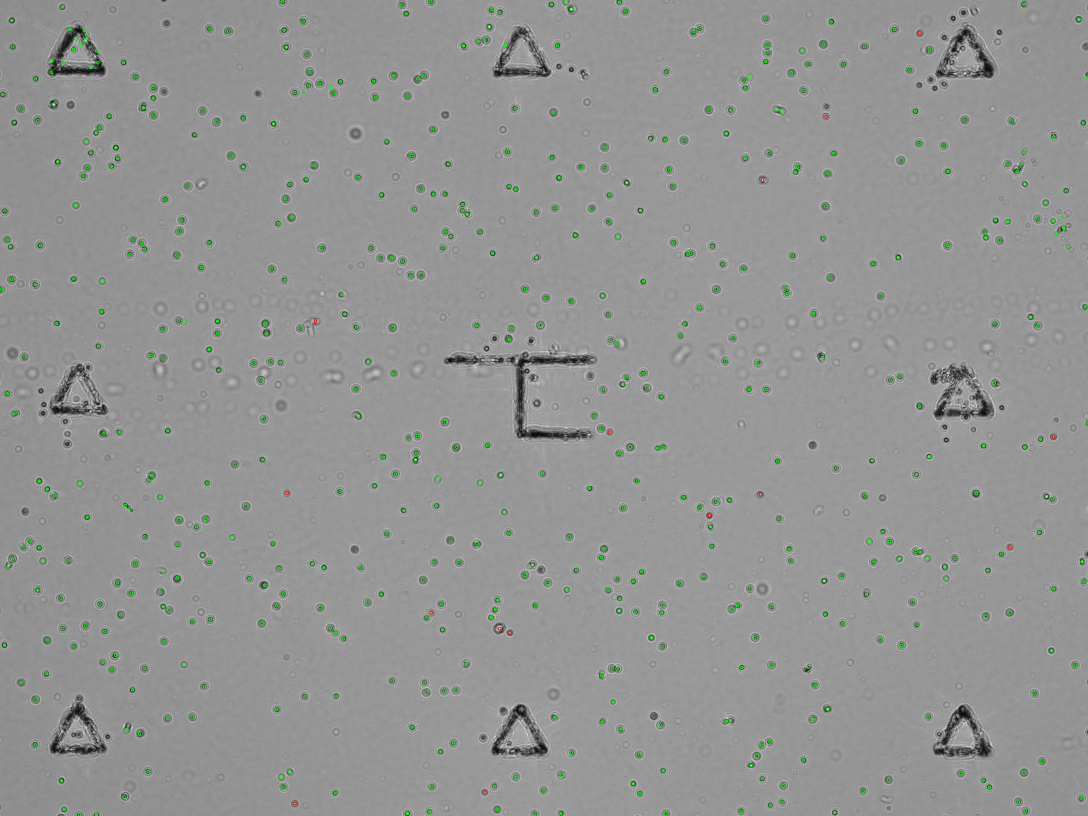
#> input picture ObjectDetection/data/k2-2_result.jpg, 3264 x 2448 px, found by its file name (shown at 1/3 size)
$ python Hue.py
#> lines starting #> are read from the running program, lines starting #| are printed output that depends on the picture
import cv2
import numpy as np

downsample = 0.4

img = cv2.imread('ObjectDetection/data/k2-2_result.jpg')
#> img is the input picture: shape (2448, 3264, 3); mean B, G, R 147.6, 148.9, 147.7
img = cv2.resize(img, (0, 0), fx=downsample, fy=downsample)
#> img: shape (979, 1306, 3)
img - cv2.cvtColor(img, cv2.COLOR_BGR2HSV)

# bgrLower = np.array([0, 128, 0])
# bgrUpper = np.array([80, 255, 255])

def trackbar(pos):
    l1 = cv2.getTrackbarPos('l_1', 'dst')
    l2 = cv2.getTrackbarPos('l_2', 'dst')
    l3 = cv2.getTrackbarPos('l_3', 'dst')
    u1 = cv2.getTrackbarPos('u_1', 'dst')
    u2 = cv2.getTrackbarPos('u_2', 'dst')
    u3 = cv2.getTrackbarPos('u_3', 'dst')

    img_mask = cv2.inRange(img, (l1, l2, l3), (u1, u2, u3))
    result = cv2.bitwise_and(img, img, mask=img_mask)
    cv2.imshow('dst', result)


cv2.imshow('src1', img)
cv2.namedWindow('dst')

cv2.createTrackbar('l_1', 'dst', 0, 255, trackbar)
#> slider 'l_1' is set to 51
cv2.createTrackbar('l_2', 'dst', 0, 255, trackbar)
#> slider 'l_2' is set to 51
cv2.createTrackbar('l_3', 'dst', 0, 255, trackbar)
#> slider 'l_3' is set to 51
cv2.createTrackbar('u_1', 'dst', 0, 255, trackbar)
#> slider 'u_1' is set to 255
cv2.createTrackbar('u_2', 'dst', 0, 255, trackbar)
#> slider 'u_2' is set to 255
cv2.createTrackbar('u_3', 'dst', 0, 255, trackbar)
#> slider 'u_3' is set to 255

trackbar(0)
#> in trackbar, `img_mask = cv2.inRange(img, (l1, l2, l3), (u1, u2, u3))`:
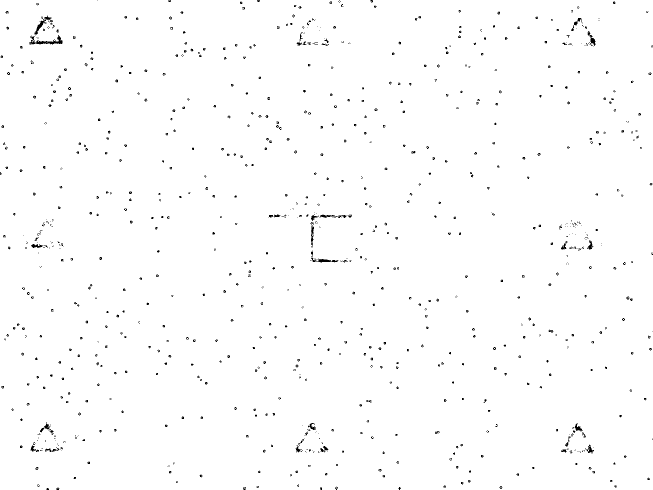
#> img_mask: shape (979, 1306) (shown at 1/2 size); 98.9% white; black in thin lines or dots
#> in trackbar, `result = cv2.bitwise_and(img, img, mask=img_mask)`:
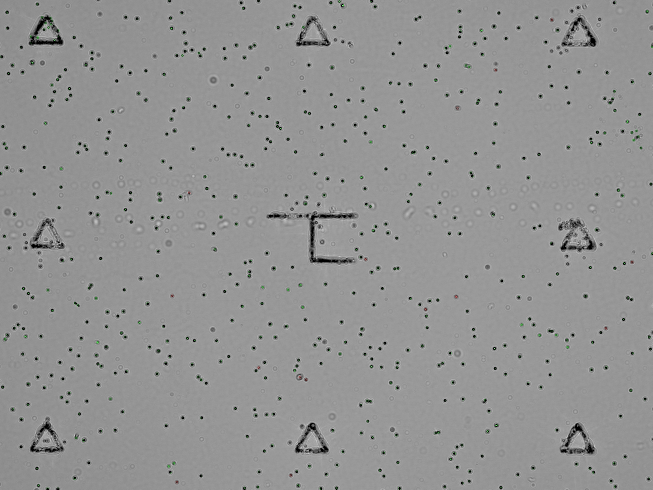
#> result: shape (979, 1306, 3) (shown at 1/2 size); mean B, G, R 147.2, 147.5, 147.2

cv2.waitKey(0)
cv2.destroyAllWindows()

$ run again, with ObjectDetection/data/k05-2_result.jpg copied over ObjectDetection/data/k2-2_result.jpg
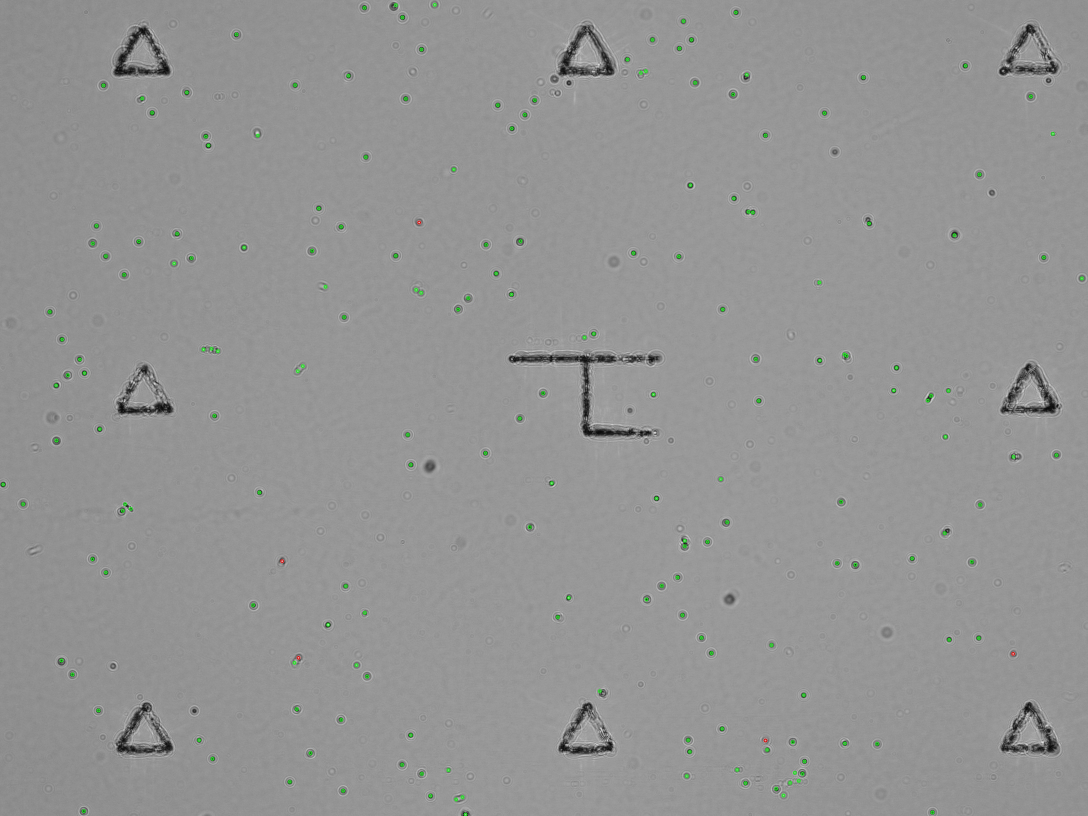
#> input picture ObjectDetection/data/k05-2_result.jpg, 3264 x 2448 px, found by its file name (shown at 1/3 size)
#> img is the input picture: shape (2448, 3264, 3); mean B, G, R 148, 148.4, 148
#> img: shape (979, 1306, 3)
#> in trackbar, `img_mask = cv2.inRange(img, (l1, l2, l3), (u1, u2, u3))`:
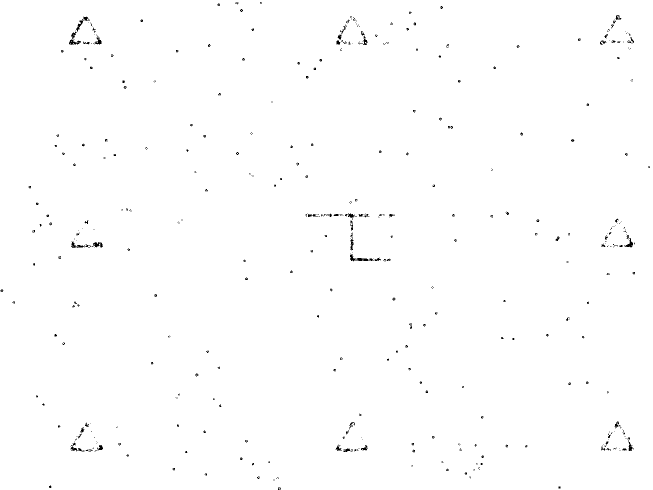
#> img_mask: shape (979, 1306) (shown at 1/2 size); 99.5% white; black in thin lines or dots
